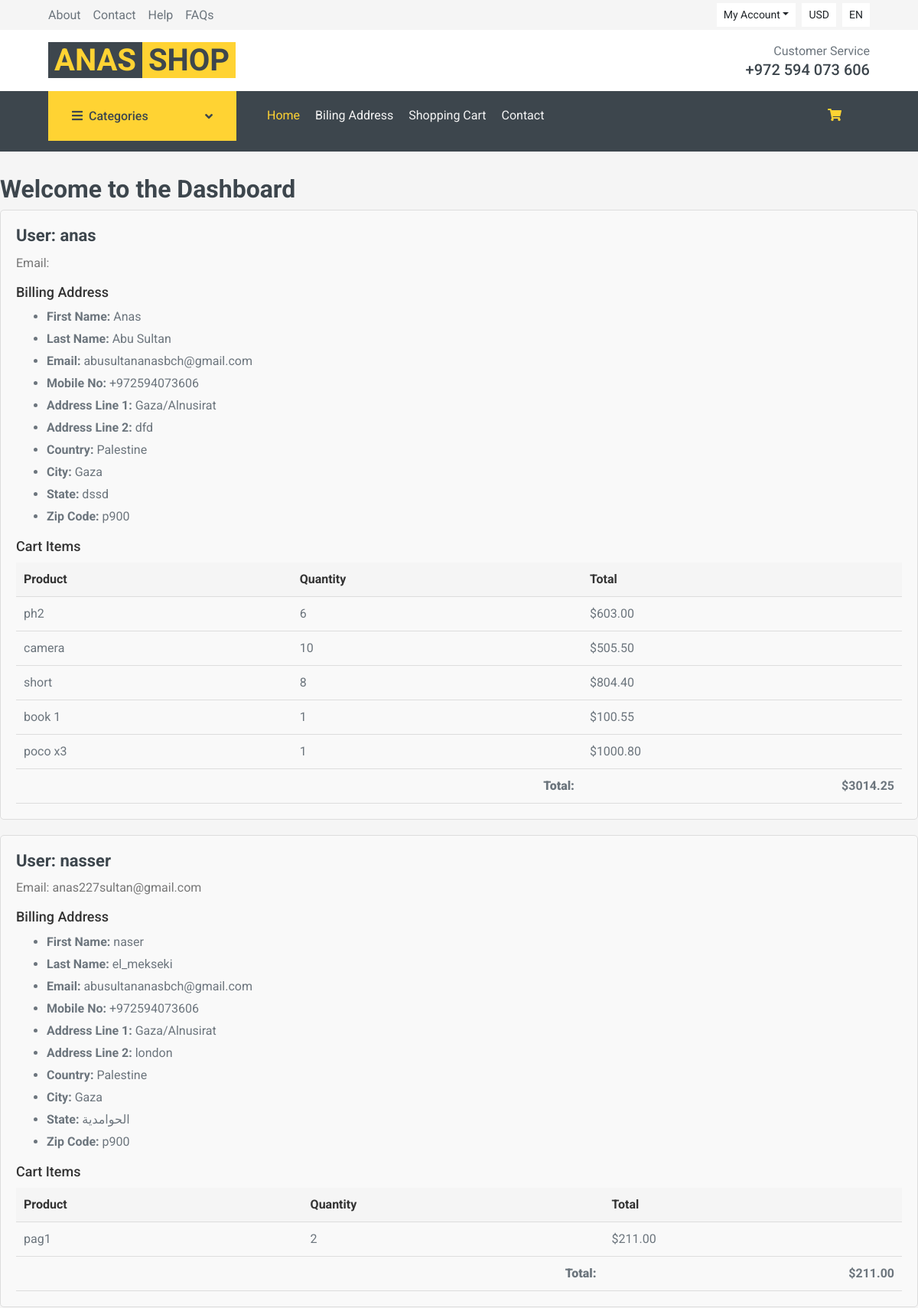
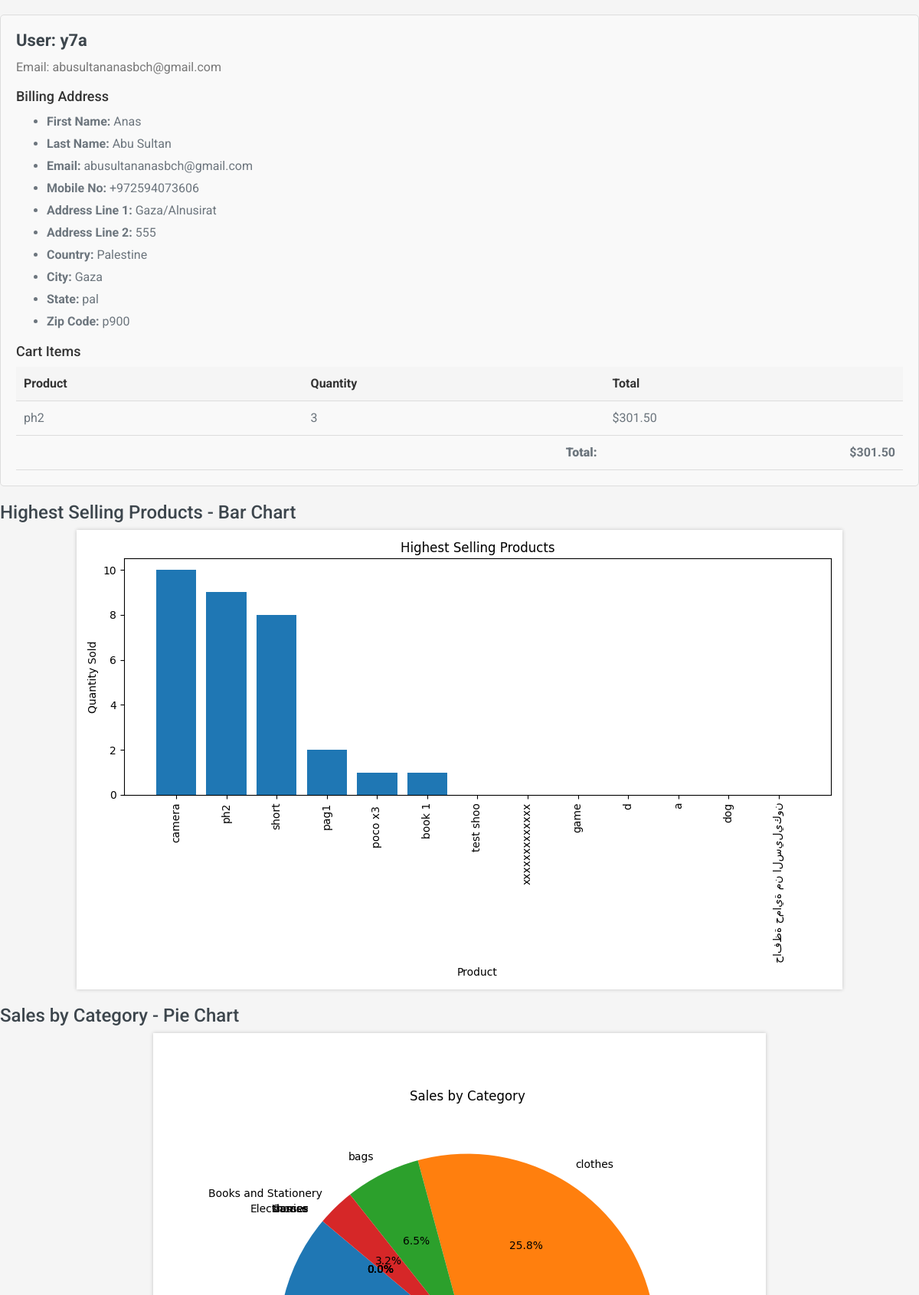
The page /dashboard/ (signed in, upper part) on the database its author committed (2 pictures, top to bottom).
### app1/models.py (models this page shows, shortened)
class billing_address(models.Model):
    user = models.OneToOneField(User, on_delete=models.CASCADE)
    first_name = models.CharField(max_length=50)
    last_name = models.CharField(max_length=50)
    email = models.EmailField()
    mobile_no = models.CharField(max_length=20)
    address_line1 = models.CharField(max_length=100)
    address_line2 = models.CharField(max_length=100)
    country = models.CharField(max_length=50)
    city = models.CharField(max_length=50)
    state = models.CharField(max_length=50)
    zip_code = models.CharField(max_length=10)

class CartItem(models.Model):
    product = models.ForeignKey(Product, on_delete=models.CASCADE) #هون انا عندي لينك بين عناصر الكارت وعناصر البرودكت ممكن مجموعة من الكارت ايتم يكومو نفس البرودكت الواحد
    user = models.ForeignKey(User,on_delete=models.CASCADE)
    quantity = models.PositiveIntegerField(default=1)
    total_price_one_product = models.DecimalField(max_digits=9, decimal_places=2, default=0.00)

class Product(models.Model):
    name = models.CharField(max_length=40)
    price = models.DecimalField(max_digits=9, decimal_places=2)
    image = models.ImageField(upload_to='products_images/')
    category = models.ForeignKey(Category,on_delete=models.CASCADE)
    last_price = models.DecimalField(max_digits=9,decimal_places=2,default=0.00)
    rating_range = models.PositiveIntegerField(default=3)
    description = models.TextField(max_length=4000,default="test Description")
    quantity_sold = models.PositiveIntegerField(default=0)

### app1/views.py (the view)
# urls.py: path('dashboard/', views.dashboard, name='dashboard'),
@login_required
def dashboard(request):
    update_quantity_sold()
    categories = Category.objects.all()
    highest_selling_products_data = fetch_highest_selling_products_data()
    chart_filename = generate_chart(highest_selling_products_data)
    users = User.objects.all()
    data = []
    for user in users:
        billing_addresss = billing_address.objects.filter(user=user).first()
        cart_items = CartItem.objects.filter(user=user)
        total = sum(cart_item.product.price * cart_item.quantity for cart_item in cart_items)
        data.append({
            'user': user,
            'billing_address': billing_addresss,
            'cart_items': cart_items,
            'total': total
        })
        for cart_item in cart_items:
            cart_item.total_price_one_product = cart_item.product.price * cart_item.quantity
    buffer = io.BytesIO()
    plt.savefig(buffer, format='png')
    buffer.seek(0)
    chart_data = base64.b64encode(buffer.read()).decode('utf-8')
    pie_chart_filename = generate_pie_chart(highest_selling_products_data)
    pie_chart_data = encode_image_to_base64(pie_chart_filename)
    context = {
        'data': data,
        'highest_selling_products_data': highest_selling_products_data,
        'chart_data': chart_data,
        'pie_chart_data': pie_chart_data,
        'categories':categories,
    }
    return render(request, 'dashboard/dashboard.html', context)

### app1/views.py (called while the page is built)
def update_quantity_sold():
    quantity_sold_data = CartItem.objects.values('product').annotate(total_quantity_sold=Sum('quantity'))
    for data in quantity_sold_data:
        product_id = data['product']
        total_quantity_sold = data['total_quantity_sold']
        product = Product.objects.get(pk=product_id)
        product.quantity_sold = total_quantity_sold
        product.save()

def fetch_highest_selling_products_data():
    products = Product.objects.select_related('category').order_by('-quantity_sold')
    highest_selling_products_data = [
        {
            'product_name': product.name,
            'quantity': product.quantity_sold,
            'category': product.category.category_name  # Assuming category is a ForeignKey to a Category model
        }
        for product in products
    ]
    return highest_selling_products_data

def generate_chart(highest_selling_products_data):
    labels = [item['product_name'] for item in highest_selling_products_data]
    quantities = [item['quantity'] for item in highest_selling_products_data]
    plt.figure(figsize=(10, 6))
    plt.bar(labels, quantities)
    plt.xlabel('Product')
    plt.ylabel('Quantity Sold')
    plt.title('Highest Selling Products')
    plt.xticks(rotation=90)
    plt.tight_layout()
    chart_filename = 'highest_selling_products_chart.png'
    plt.savefig(chart_filename)
    return chart_filename

def generate_pie_chart(highest_selling_products_data):
    categories = {}
    for item in highest_selling_products_data:
        category_name = item['category']
        quantity_sold = item['quantity']
        if category_name in categories:
            categories[category_name] += quantity_sold
        else:
            categories[category_name] = quantity_sold
    labels = list(categories.keys())
    quantities = list(categories.values())
    plt.figure(figsize=(8, 8))
    plt.pie(quantities, labels=labels, autopct='%1.1f%%', startangle=140)
    plt.title('Sales by Category')
    chart_filename = 'category_sales_pie_chart.png'
    plt.savefig(chart_filename)
    return chart_filename

def encode_image_to_base64(image_filename):
    with open(image_filename, 'rb') as image_file:
        encoded_image = base64.b64encode(image_file.read()).decode('utf-8')
    return encoded_image

### app1/templates/dashboard/dashboard.html (shortened to what this page needs)
{% extends 'base.html' %}
{% block content %}
  <h2>Welcome to the Dashboard</h2>
  {% for item in data %}
    <div class="user-card">
      <h3 class="user-card__title">User: {{ item.user.username }}</h3>
      <p class="user-card__email">Email: {{ item.user.email }}</p>
      <div class="billing-address">
        <h4 class="billing-address__title">Billing Address</h4>
        <ul class="billing-address__list">
          <li><strong>First Name:</strong> {{ item.billing_address.first_name }}</li>
          <li><strong>Last Name:</strong> {{ item.billing_address.last_name }}</li>
          <li><strong>Email:</strong> {{ item.billing_address.email }}</li>
          <li><strong>Mobile No:</strong> {{ item.billing_address.mobile_no }}</li>
          <li><strong>Address Line 1:</strong> {{ item.billing_address.address_line1 }}</li>
          <li><strong>Address Line 2:</strong> {{ item.billing_address.address_line2 }}</li>
          <li><strong>Country:</strong> {{ item.billing_address.country }}</li>
          <li><strong>City:</strong> {{ item.billing_address.city }}</li>
          <li><strong>State:</strong> {{ item.billing_address.state }}</li>
          <li><strong>Zip Code:</strong> {{ item.billing_address.zip_code }}</li>
        </ul>
      </div>
      <div class="cart-items">
        <h4 class="cart-items__title">Cart Items</h4>
        <table class="cart-items__table">
          <thead>
            <tr>
              <th>Product</th>
              <th>Quantity</th>
              <th>Total</th>
            </tr>
          </thead>
          <tbody>
            {% for cart_item in item.cart_items %}
              <tr>
                <td>{{ cart_item.product.name }}</td>
                <td>{{ cart_item.quantity }}</td>
                <td>${{ cart_item.total_price_one_product }}</td>
              </tr>
            {% endfor %}
          </tbody>
          <tfoot>
            <tr>
              <td colspan="2"><strong>Total:</strong></td>
              <td>${{ item.total }}</td>
            </tr>
          </tfoot>
        </table>
      </div>
    </div>
  {% endfor %}
  <div class="chart-container">
    <h4>Highest Selling Products - Bar Chart</h4>
    <img alt="Bar Chart">
  </div>
  <div class="chart-container">
    <h4>Sales by Category - Pie Chart</h4>
    <img alt="Pie Chart">
  </div>
{% endblock %}

### app1/templates/dashboard/dashboard.html (style rules this page uses)
.user-card { background-color: #f9f9f9; border: 1px solid #ddd; border-radius: 5px; padding: 20px; margin-bottom: 20px; }
.user-card__title { font-size: 22px; margin-bottom: 10px; }
.user-card__email { margin-bottom: 15px; color: #777; }
.billing-address__title { font-size: 18px; margin-bottom: 10px; color: #333; }
.billing-address__list li { margin-bottom: 5px; }
.cart-items__title { font-size: 18px; margin-bottom: 10px; color: #333; }
.cart-items__table { width: 100%; border-collapse: collapse; }
.cart-items__table th, .cart-items__table td { padding: 10px; border-bottom: 1px solid #ddd; }
.cart-items__table th { background-color: #f5f5f5; font-weight: bold; color: #333; text-align: left; }
.cart-items__table tfoot td { text-align: right; font-weight: bold; }
.chart-container { margin: 20px 0; }
.chart-container img { display: block; margin: 0 auto; max-width: 100%; box-shadow: 0 0 5px rgba(0, 0, 0, 0.2); }

### rows shown on the page
CartItem: product.name "ph2", quantity "6", total_price_one_product "603.00"
CartItem: product.name "camera", quantity "10", total_price_one_product "505.50"
CartItem: product.name "short", quantity "8", total_price_one_product "804.40"
CartItem: product.name "book 1", quantity "1", total_price_one_product "100.55"
CartItem: product.name "poco x3", quantity "1", total_price_one_product "1000.80"
CartItem: product.name "pag1", quantity "2", total_price_one_product "211.00"
CartItem: product.name "ph2", quantity "3", total_price_one_product "301.50"

### other values the page prints
{{ item.user.username }} "anas"
{{ item.billing_address.first_name }} "Anas"
{{ item.billing_address.last_name }} "Abu Sultan"
{{ item.billing_address.email }} "abusultananasbch@gmail.com"
{{ item.billing_address.mobile_no }} "+972594073606"
{{ item.billing_address.address_line1 }} "Gaza/Alnusirat"
{{ item.billing_address.address_line2 }} "dfd"
{{ item.billing_address.country }} "Palestine"
{{ item.billing_address.city }} "Gaza"
{{ item.billing_address.state }} "dssd"
{{ item.billing_address.zip_code }} "p900"
{{ item.total }} "3014.25"
{{ item.user.username }} "nasser"
{{ item.user.email }} "anas227sultan@gmail.com"
{{ item.billing_address.first_name }} "naser"
